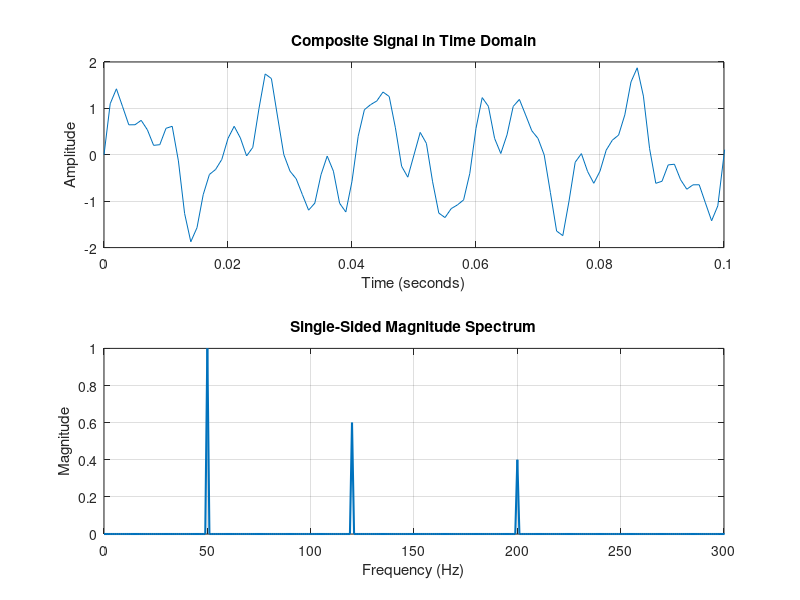

Reproduce this figure in MATLAB.
clc;
clear;
close all;

% Sampling frequency
fs = 1000;

% Signal duration
T = 1;

% Time vector
t = 0:1/fs:T-1/fs;

% Frequency components
f1 = 50;
f2 = 120;
f3 = 200;

% Amplitudes
A1 = 1;
A2 = 0.6;
A3 = 0.4;

% Generate individual sine waves
x1 = A1*sin(2*pi*f1*t);
x2 = A2*sin(2*pi*f2*t);
x3 = A3*sin(2*pi*f3*t);

% Composite signal
x = x1 + x2 + x3;

% Number of samples
N = length(x);

% Compute FFT
X = fft(x);

% Two-sided magnitude spectrum
P2 = abs(X/N);

% Single-sided magnitude spectrum
P1 = P2(1:N/2+1);

% Multiply non-DC and non-Nyquist components by 2
P1(2:end-1) = 2*P1(2:end-1);

% Frequency axis
f = fs*(0:N/2)/N;

% Plot
figure;

% Composite signal
subplot(2,1,1);
plot(t, x);
title('Composite Signal in Time Domain');
xlabel('Time (seconds)');
ylabel('Amplitude');
xlim([0 0.1]);
grid on;

% Magnitude spectrum
subplot(2,1,2);
plot(f, P1, 'LineWidth', 1.5);
title('Single-Sided Magnitude Spectrum');
xlabel('Frequency (Hz)');
ylabel('Magnitude');
xlim([0 300]);
grid on;

drawnow;
